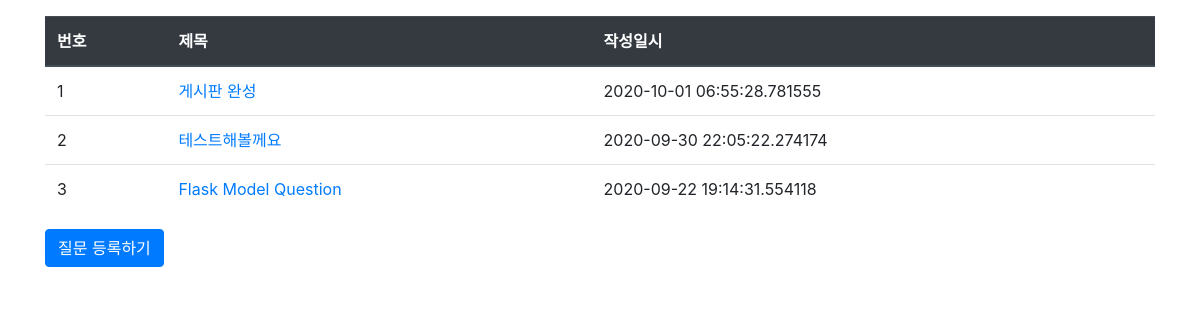
Page /question/list/ on the committed database.
### pybo/models.py (models this page shows)
class Question(db.Model):
    id = db.Column(db.Integer, primary_key=True)
    subject = db.Column(db.String(200), nullable=False)
    content = db.Column(db.Text(), nullable=False)
    create_date = db.Column(db.DateTime(), nullable=False)

### pybo/views/question_views.py (the view)
@bp.route('/list/')
def _list():
    question_list = Question.query.order_by(Question.create_date.desc())
    return render_template('question/question_list.html', question_list=question_list)

### pybo/templates/question/question_list.html
{% extends 'base.html' %} {% block content %}
<div class="container my-3">
  <table class="table">
    <thead>
      <tr class="thead-dark">
        <th>번호</th>
        <th>제목</th>
        <th>작성일시</th>
      </tr>
    </thead>
    <tbody>
      {% if question_list %} {% for question in question_list %}
      <tr>
        <td>{{ loop.index }}</td>
        <td>
          <a href="{{ url_for('question.detail', question_id=question.id) }}"
            >{{ question.subject }}</a
          >
        </td>
        <td>{{ question.create_date }}</td>
      </tr>
      {% endfor %} {% else %}
      <tr>
        <td colspan="3">질문이 없습니다.</td>
      </tr>
      {% endif %}
    </tbody>
  </table>
  <a href="{{ url_for('question.create') }}" class="btn btn-primary"
    >질문 등록하기</a
  >
</div>
{% endblock %}

### rows in the picture
Question: subject "게시판 완성", create_date "2020-10-01 06:55:28.781555"
Question: subject "테스트해볼께요", create_date "2020-09-30 22:05:22.274174"
Question: subject "Flask Model Question", create_date "2020-09-22 19:14:31.554118"
